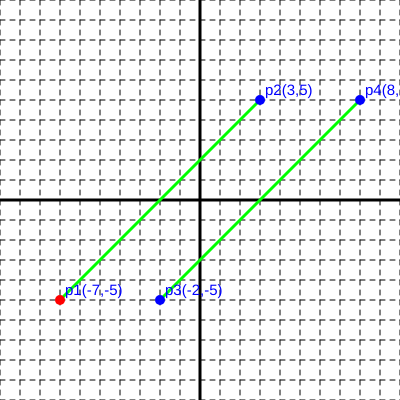
Frame 1 (no input)
Frame 60 (no input): identical to frame 1, image omitted
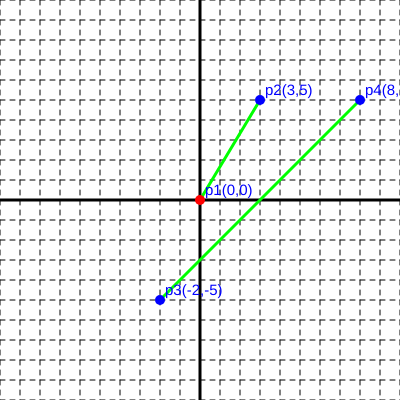
Frame 120 (the mouse pressed at the canvas centre since frame 60)

The p5.js sketch that drew these frames (run headless with seeded random() and noise() and a simulated clock; from frame 60 on, the mouse is pressed at the canvas centre):

// p5.js sketch
// ── sketch.js
// Line Analyzer

// Global Variables !!
var point1 = {
    x: -7,
    y: -5,
    fillColor: "red",
    name: "p1"
};

var point2 = {
    x: 3,
    y: 5,
    fillColor: "blue",
    name: "p2"
};

var point3 = {
    x: -2,
    y: -5,
    fillColor: "blue",
    name: "p3"
};

var point4 = {
    x: 8,
    y: 5,
    fillColor: "blue",
    name: "p4"
};

var selected = point1; // Use to keep track of which point is currently selected

// Set up & Draw
function setup() {
    createCanvas(400, 400);
}

function draw() {
    drawCoordinatePlane();
    drawLine(point1, point2); // Line 1
    drawLine(point3, point4); // Line 2
    textofPoint(point1);
    textofPoint(point2);
    textofPoint(point3);
    textofPoint(point4);
    if (mouseX > 0 && mouseX < 400 && mouseY > 0 && mouseY < 400 && mouseIsPressed) {
        var mousexpix = map(mouseX, 0, width, -10, 10);
        var mouseypix = map(mouseY, 0, height, 10, -10);
        selected.x = round(mousexpix);
        selected.y = round(mouseypix);
    }
}

// Events
function keyTyped() {
    if (key === " ") {
        // Perform Calculations when space key is pressed
        // For now just use println to output results.
        println("CALCULATION RESULTS");

        // ***** INVOKE YOUR FUNCTIONS BELOW... *****
        println("distance p1 to p2 = √(" + distance(point1, point2)[2] + "²+" + distance(point1, point2)[1] + "²) ≈ " + distance(point1, point2)[0].toFixed(4) + "  /  distance p3 to p4 = √(" + distance(point3, point4)[2] + "²+" + distance(point3, point4)[1] + "²) ≈ " + distance(point3, point4)[0].toFixed(4));
        println("slope for line1 = " + findslope(point1, point2)[2] + "/" + findslope(point1, point2)[1] + " ≈ " + findslope(point1, point2)[0].toFixed(4) + "  /  slope for line2 = " + findslope(point3, point4)[2] + "/" + findslope(point3, point4)[1] + " ≈ " + findslope(point3, point4)[0].toFixed(4));
        println("midpoint between p1 and p2 = (" + findmidp(point1, point2) + ")" + "  /  midpoint between p3 and p4 = (" + findmidp(point3, point4) + ")");
        println("domain for line1 : [" + finddomain(point1, point2) + "]" + "  /  domain for line2 : [" + finddomain(point3, point4) + "]");
        println("range for line1 : [" + findrange(point1, point2) + "]" + "  /  range for line2 : [" + findrange(point3, point4) + "]");
        println("Equation for line1 : y = " + findslope(point1, point2)[0].toFixed(1) + "x + " + findyint(point1, point2, point1).toFixed(1) + "  /  equation for line2 : y = " + findslope(point3, point4)[0].toFixed(1) + "x + " + findyint(point3, point4, point3).toFixed(1))

    } else if (key === "1") {
        // Select point 1
        selected.fillColor = "blue"; // Deselect the current point
        selected = point1; // Assign selected point to point 1
        selected.fillColor = "red"; // Set color of new selected point

    } else if (key === "2") {
        // Select point 2
        selected.fillColor = "blue"; // Deselect the current point
        selected = point2; // Assign selected point to point 1
        selected.fillColor = "red"; // Set color of new selected point
    } else if (key === "3") {
        // Select point 3
        selected.fillColor = "blue"; // Deselect the current point
        selected = point3; // Assign selected point to point 1
        selected.fillColor = "red"; // Set color of new selected point
    } else if (key === "4") {
        // Select point 4
        selected.fillColor = "blue"; // Deselect the current point
        selected = point4; // Assign selected point to point 1
        selected.fillColor = "red"; // Set color of new selected point
    }
}

function keyPressed() {
    // Move selected point
    if (keyCode === RIGHT_ARROW) {
        selected.x += 1;
    } else if (keyCode === LEFT_ARROW) {
        selected.x -= 1;
    } else if (keyCode === UP_ARROW) {
        selected.y += 1;
    } else if (keyCode === DOWN_ARROW) {
        selected.y -= 1;
    } else if (keyCode === 82) {
        point1 = {
            x: -7,
            y: -5,
            fillColor: "red",
            name: "p1"
        };
        point2 = {
            x: 3,
            y: 5,
            fillColor: "blue",
            name: "p2"
        };
        point3 = {
            x: -2,
            y: -5,
            fillColor: "blue",
            name: "p3"
        };
        point4 = {
            x: 8,
            y: 5,
            fillColor: "blue",
            name: "p4"
        };
        selected = point1;

    }
}

// ***** DEFINE YOUR FUNCTIONS BELOW... *****
function distance(pA, pB) {
    var run = pB.x - pA.x,
        rise = pB.y - pA.y,
        d = sqrt(sq(run) + sq(rise)),
        darray = [d, run, rise];
    return darray;
}

function textofPoint(point) {
    var xPix = map(point.x, -10, 10, 0, width);
    var yPix = map(point.y, -10, 10, height, 0);
    fill(0, 0, 255);
    textSize(15);
    textWidth(5);

    text(point.name + "(" + point.x + "," + point.y + ")", xPix + 5, yPix - 5);

}

function mousePressed() {
    // if (mouseX > 0 && mouseX < 400 && mouseY > 0 && mouseY < 400) {
    //     var mousexpix = map(mouseX, 0, width, -10, 10);
    //     var mouseypix = map(mouseY, 0, height, 10, -10);
    //     selected.x = round(mousexpix);
    //     selected.y = round(mouseypix);
    // }
}

function findslope(pA, pB) {
    var run = pB.x - pA.x,
        rise = pB.y - pA.y;
    var s = rise / run;

    sarray = [s, run, rise];
    return sarray;
}

function findmidp(pA, pB) {
    var midx = (pA.x + pB.x) / 2,
        midy = (pA.y + pB.y) / 2,
        midarray = [midx, midy];
    return midarray;
}

function finddomain(p1, p2) {
    // I have problem at here. If i move p1 to right side and p2 to left side, it will shows
    // like Domain : [3, -7] but It must shows [-7, 3]. So I decide to use IF statement.
    var darray = [];
    if (p1.x >= p2.x) {
        darray = [p2.x, p1.x];
    } else if (p1.x <= p2.x) {
        darray = [p1.x, p2.x];
    }
    return darray;
}

function findrange(p1, p2) {
    // I have problem at here. If i move p1 to right side and p2 to left side, it will shows
    // like Domain : [3, -7] but It must shows [-7, 3]. So I decide to use IF statement.
    var rarray = [];
    if (p1.y >= p2.y) {
        rarray = [p2.y, p1.y];
    } else if (p1.y <= p2.y) {
        rarray = [p1.y, p2.y];
    }
    return rarray;
}

function findyint(slp1, slp2, point) {
    var a = findslope(slp1, slp2)[0],
        b;
    b = point.y - a * point.x;
    return b;
}

// ── helpers.js
// Helper Functions for Line Analyzer

function drawLine(pt1, pt2) {
	// Convert point ordered paris to pixels
	var x1 = map(pt1.x, -10, 10, 0, width);
	var y1 = map(pt1.y, -10, 10, height, 0);
	var x2 = map(pt2.x, -10, 10, 0, width);
	var y2 = map(pt2.y, -10, 10, height, 0);
	
	// Draw Line
	stroke(0, 255, 0);
	line(x1, y1, x2, y2);
	
	// Draw point 1
	noStroke();
	fill(pt1.fillColor);
	ellipse(x1, y1, 10, 10);
	
	// Draw point 2
	fill(pt2.fillColor);
	ellipse(x2, y2, 10, 10);
}

function drawCoordinatePlane() {
	// Draw a grid and axes.
	background(255);
	
	// Draw the grid
	stroke(0);
	// Draw horizontal lines
	for (var y = 0; y <= width; y += 20) {
		dashedLineHz(0, 400, 5, y);		
	}
	
	// Draw Vertical Lines
	for (var x = 0; x <= width; x += 20) {
		dashedLineVt(0, 400, 5, x);
	}
	
	// Draw Axes
	strokeWeight(3);
	line(0, 200, 400, 200); // x-axis
	line(200, 0, 200, 400); // y-axis
}

function dashedLineHz(xStart, xStop, length, y) {
	strokeWeight(1);
	for (var x = xStart; x <= xStop; x += 2 * length) {
		line(x, y, x + length, y);
	}
}

function dashedLineVt(yStart, yStop, length, x) {
	strokeWeight(1);
	for (var y = yStart; y <= yStop; y += 2 * length) {
		line(x, y, x, y + length);
	}
}
